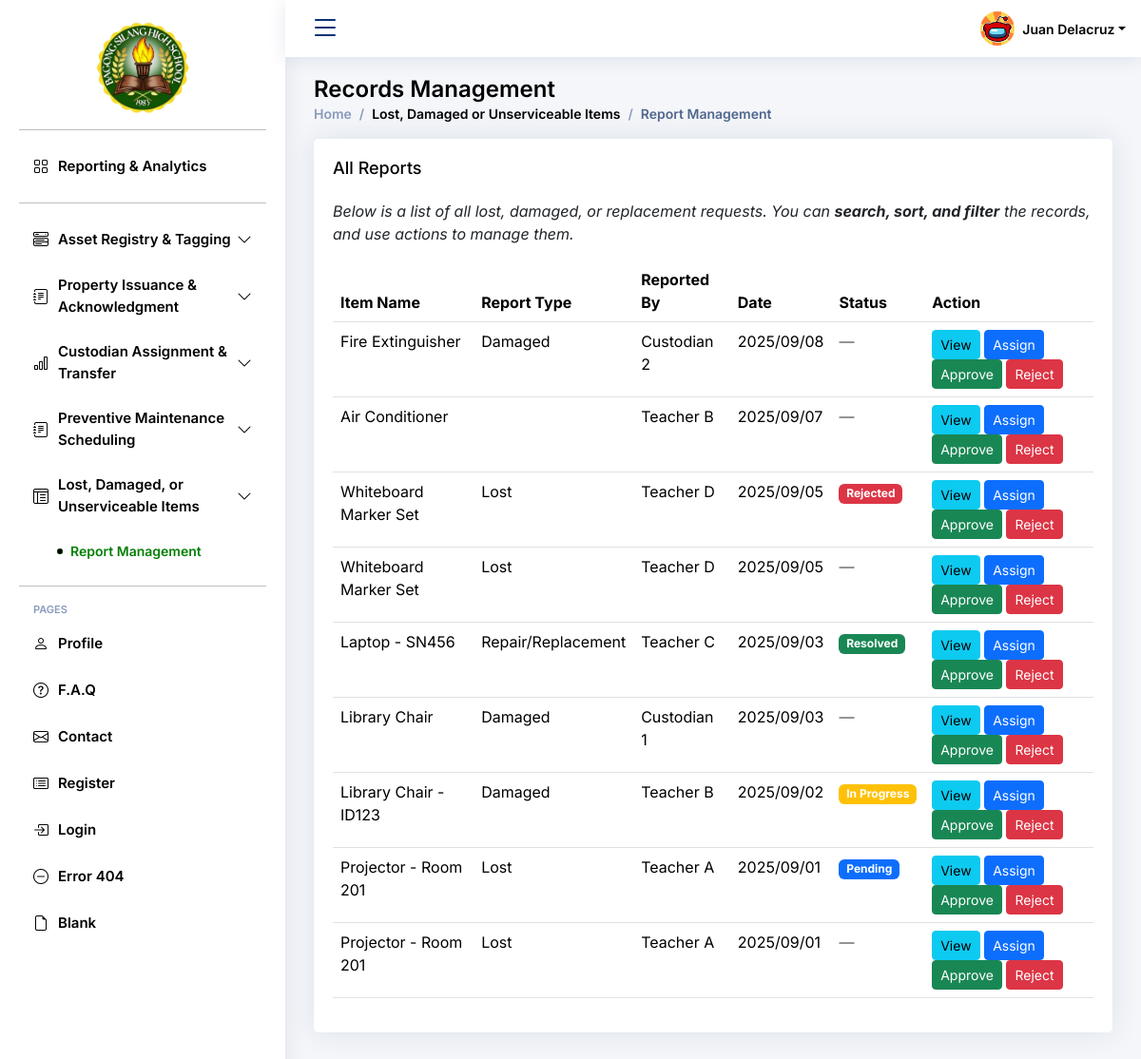
The page /asset_reporting_module/reporting_management.php on the database its author committed.
### tables this page shows
CREATE TABLE `bcp_sms4_reports` (
  `id` int(11) NOT NULL,
  `asset` varchar(255) NOT NULL,
  `report_type` enum('Lost','Damaged','Repair/Replacement') NOT NULL,
  `reported_by` varchar(100) NOT NULL,
  `date_reported` date NOT NULL,
  `status` enum('Pending','In Progress','Resolved','Rejected') DEFAULT 'Pending',
  `description` text DEFAULT NULL,
  `evidence` varchar(255) DEFAULT NULL
);

### asset_reporting_module/fetch_reports.php (called while the page is built)
<?php
$host = 'localhost';
$dbname = 'bcp_sms4_pcm';
$username = 'root';
$password = '';
try {
    $pdo = new PDO("mysql:host=$host;dbname=$dbname", $username, $password);
    $pdo->setAttribute(PDO::ATTR_ERRMODE, PDO::ERRMODE_EXCEPTION);
    $stmt = $pdo->query("SELECT id, asset, report_type, reported_by, date_reported, status FROM bcp_sms4_reports ORDER BY date_reported DESC");
    $reports = $stmt->fetchAll(PDO::FETCH_ASSOC);
} catch(PDOException $e) {
    echo "Connection failed: " . $e->getMessage();
    $reports = [];
}
?>

### asset_reporting_module/reporting_management.php (the view, shortened to what this page needs)
<!DOCTYPE html>
<html lang="en">
<head>
  <link href="../assets/vendor/bootstrap/css/bootstrap.min.css" rel="stylesheet">
  <link href="../assets/vendor/bootstrap-icons/bootstrap-icons.css" rel="stylesheet">
  <link href="../assets/vendor/boxicons/css/boxicons.min.css" rel="stylesheet">
  <link href="../assets/vendor/quill/quill.snow.css" rel="stylesheet">
  <link href="../assets/vendor/quill/quill.bubble.css" rel="stylesheet">
  <link href="../assets/vendor/remixicon/remixicon.css" rel="stylesheet">
  <link href="../assets/vendor/simple-datatables/style.css" rel="stylesheet">
  <link href="../assets/css/style.css" rel="stylesheet">
  <link href="../assets/css/schedule_maintenance.css" rel="stylesheet">
</head>
<body>
  <header id="header" class="header fixed-top d-flex align-items-center">
    <div class="d-flex align-items-center justify-content-between">
      <i class="bi bi-list toggle-sidebar-btn"></i>
    </div>
    <nav class="header-nav ms-auto">
      <ul class="d-flex align-items-center">
        <li class="nav-item dropdown pe-3">
          <a class="nav-link nav-profile d-flex align-items-center pe-0" href="#" data-bs-toggle="dropdown">
            <img src="../assets/img/default_profile.png" alt="Profile" class="rounded-circle">
            <span class="d-none d-md-block dropdown-toggle ps-2">Juan Delacruz</span>
          </a>
        </li>
      </ul>
    </nav>
  </header>
  <aside id="sidebar" class="sidebar">
    <ul class="sidebar-nav" id="sidebar-nav">
        <div class="flex items-center justify-center w-full h-16 bg-transparent">
            <img src="../assets/img/bagong_silang_logo.png"
                alt="Logo"
                style="width: 120px; height: auto; margin: 0 auto; display: block;">
        </div>
    <hr class="sidebar-divider">
      <li class="nav-item">
        <a class="nav-link " href="../dashboard.php">
          <i class="bi bi-grid"></i>
          <span>Reporting & Analytics</span>
        </a>
      </li>
      <hr class="sidebar-divider">
      <li class="nav-item">
        <a class="nav-link collapsed" data-bs-target="#components-nav" data-bs-toggle="collapse" href="#">
          <i class="bi bi-menu-button-wide"></i><span>Asset Registry & Tagging </span><i class="bi bi-chevron-down ms-auto"></i>
        </a>
      </li>
      <li class="nav-item">
        <a class="nav-link collapsed" data-bs-target="#forms-nav" data-bs-toggle="collapse" href="#">
          <i class="bi bi-journal-text"></i><span>Property Issuance & Acknowledgment</span><i class="bi bi-chevron-down ms-auto"></i>
        </a>
      </li>
      <li class="nav-item">
        <a class="nav-link collapsed" data-bs-target="#charts-nav" data-bs-toggle="collapse" href="#">
          <i class="bi bi-bar-chart"></i><span>Custodian Assignment & Transfer</span><i class="bi bi-chevron-down ms-auto"></i>
        </a>
      </li>
      <li class="nav-item">
        <a class="nav-link collapsed" data-bs-target="#icons-nav" data-bs-toggle="collapse" href="#">
          <i class="bi bi-journal-text"></i><span>Preventive Maintenance Scheduling </span><i class="bi bi-chevron-down ms-auto"></i>
        </a>
      </li>
        <li class="nav-item">
        <a class="nav-link collapsed" data-bs-target="#tables-nav" data-bs-toggle="collapse" href="#">
          <i class="bi bi-layout-text-window-reverse"></i><span>Lost, Damaged, or Unserviceable Items</span><i class="bi bi-chevron-down ms-auto"></i>
        </a>
        <ul id="tables-nav" class="nav-content collapse show" data-bs-parent="#sidebar-nav">
          <li>
            <a href="reporting_management.php" class="active">
              <i class="bi bi-circle"></i><span>Report Management</span>
            </a>
          </li>
        </ul>
      </li>
      <hr class="sidebar-divider">
      <li class="nav-heading">Pages</li>
      <li class="nav-item">
        <a class="nav-link collapsed" href="users-profile.html">
          <i class="bi bi-person"></i>
          <span>Profile</span>
        </a>
      </li>
      <li class="nav-item">
        <a class="nav-link collapsed" href="pages-faq.html">
          <i class="bi bi-question-circle"></i>
          <span>F.A.Q</span>
        </a>
      </li>
      <li class="nav-item">
        <a class="nav-link collapsed" href="pages-contact.html">
          <i class="bi bi-envelope"></i>
          <span>Contact</span>
        </a>
      </li>
      <li class="nav-item">
        <a class="nav-link collapsed" href="pages-register.html">
          <i class="bi bi-card-list"></i>
          <span>Register</span>
        </a>
      </li>
      <li class="nav-item">
        <a class="nav-link collapsed" href="pages-login.html">
          <i class="bi bi-box-arrow-in-right"></i>
          <span>Login</span>
        </a>
      </li>
      <li class="nav-item">
        <a class="nav-link collapsed" href="pages-error-404.html">
          <i class="bi bi-dash-circle"></i>
          <span>Error 404</span>
        </a>
      </li>
      <li class="nav-item">
        <a class="nav-link collapsed" href="pages-blank.html">
          <i class="bi bi-file-earmark"></i>
          <span>Blank</span>
        </a>
      </li>
    </ul>
  </aside>
  <main id="main" class="main">
    <div class="pagetitle">
      <h1>Records Management</h1>
      <nav>
        <ol class="breadcrumb">
          <li class="breadcrumb-item"><a href="dashboard.php">Home</a></li>
          <li class="breadcrumb-item">Lost, Damaged or Unserviceable Items</li>
          <li class="breadcrumb-item active">Report Management</li>
        </ol>
      </nav>
    </div>
            <?php include 'fetch_reports.php'; ?>
            <section class="section">
            <div class="row">
                <div class="col-lg-12">
                <div class="card">
                    <div class="card-body">
                    <h5 class="card-title">All Reports</h5>
                    <p><em>Below is a list of all lost, damaged, or replacement requests. You can <b>search, sort, and filter</b> the records, and use actions to manage them.</em></p>
                    <table class="table datatable">
                        <thead>
                        <tr>
                            <th>Item Name</th>
                            <th>Report Type</th>
                            <th>Reported By</th>
                            <th>Date</th>
                            <th>Status</th>
                            <th>Action</th>
                        </tr>
                        </thead>
                        <tbody>
                        <?php foreach ($reports as $report): ?>
                        <tr>
                            <td><?= htmlspecialchars($report['asset']); ?></td>
                            <td><?= htmlspecialchars($report['report_type']); ?></td>
                            <td><?= htmlspecialchars($report['reported_by']); ?></td>
                            <td><?= date('Y/m/d', strtotime($report['date_reported'])); ?></td>
                                <td>
                                    <?php if (!empty($report['status'])): ?>
                                        <?php
                                        $statusClass = match($report['status']) {
                                            'Resolved'    => 'badge bg-success',
                                            'In Progress' => 'badge bg-warning',
                                            'Pending'     => 'badge bg-primary',
                                            'Rejected'    => 'badge bg-danger',
                                            default       => 'badge bg-secondary'
                                        };
                                        ?>
                                        <span class="<?= $statusClass; ?>"><?= htmlspecialchars($report['status']); ?></span>
                                    <?php else: ?>
                                        <span class="text-muted">—</span>
                                    <?php endif; ?>
                                </td>
                            <td>
                            <button class="btn btn-sm btn-info view-btn" data-id="<?= $report['id']; ?>">View</button>
                            <button class="btn btn-sm btn-primary">Assign</button>
                            <button class="btn btn-sm btn-success">Approve</button>
                            <button class="btn btn-sm btn-danger">Reject</button>
                            </td>
                        </tr>
                        <?php endforeach; ?>
                        </tbody>
                    </table>
                    </div>
                </div>
                </div>
            </div>
            </section>
  </main>
  </body>
</html>

### assets/css/style.css (style rules this page uses)
:root { scroll-behavior: smooth; }
body { font-family: "Inter", sans-serif; background: #f6f9ff; color: #444444; }
a { color: #4154f1; text-decoration: none; }
h1, h2, h3, h4, h5, h6 { font-family: "Inter", sans-serif; }
#main { margin-top: 60px; padding: 20px 30px; transition: all 0.3s; }
.pagetitle { margin-bottom: 10px; }
.pagetitle h1 { font-size: 24px; margin-bottom: 0; font-weight: 600; color: #000000; }
.card { margin-bottom: 30px; border: none; border-radius: 5px; box-shadow: 0px 0 30px rgba(1, 41, 112, 0.1); }
.card-title { padding: 20px 0 15px 0; font-size: 18px; font-weight: 500; color: #000000; font-family: "Inter", sans-serif; }
.card-body { padding: 0 20px 20px 20px; }
.breadcrumb { font-size: 14px; font-family: "Inter", sans-serif; color: #000000; font-weight: 600; }
.breadcrumb a { color: #899bbd; transition: 0.3s; }
.breadcrumb .breadcrumb-item::before { color: #899bbd; }
.breadcrumb .active { color: #51678f; font-weight: 600; }
.header { transition: all 0.3s; z-index: 997; height: 60px; box-shadow: 0px 2px 20px rgba(1, 41, 112, 0.1); background-color: #fff; padding-left: 1rem; position: fixed; top: 0; left: 0; right: 0; }
.header .toggle-sidebar-btn { font-size: 32px; padding-left: 10px; cursor: pointer; color: #012970; }
.header-nav ul { list-style: none; }
.header-nav>ul { margin: 0; padding: 0; }
.header-nav .nav-profile { color: #000000; }
.header-nav .nav-profile img { max-height: 36px; }
.header-nav .nav-profile span { font-size: 14px; font-weight: 600; }
.sidebar { position: fixed; top: 0; left: 0; bottom: 0; width: 300px; z-index: 996; transition: all 0.3s; padding: 20px; overflow-y: auto; scrollbar-width: thin; scrollbar-color: #aab7cf transparent; box-shadow: 0px 0px 20px rgba(1, 41, 112, 0.1); background-color: #ffffff; }
.sidebar hr.sidebar-divider { border-top: 1px solid #000000; }
@media (min-width: 1200px) { #main, #footer, #header { margin-left: 300px; } }
.sidebar-nav { padding: 0; margin: 0; list-style: none; }
.sidebar-nav li { padding: 0; margin: 0; list-style: none; }
.sidebar-nav .nav-item { margin-bottom: 5px; }
.sidebar-nav .nav-heading { font-size: 11px; text-transform: uppercase; color: #899bbd; font-weight: 600; margin: 10px 0 5px 15px; }
.sidebar-nav .nav-link { display: flex; align-items: center; font-size: 15px; font-weight: 600; color: #000000; transition: 0.3; background: #ffffff; padding: 10px 15px; border-radius: 4px; }
.sidebar-nav .nav-link i { font-size: 16px; margin-right: 10px; color: #000000; }
.sidebar-nav .nav-link.collapsed { color: #000000; background: #ffffff; }
.sidebar-nav .nav-link.collapsed i { color: #000000; }
.sidebar-nav .nav-link .bi-chevron-down { margin-right: 0; transition: transform 0.3s ease-in-out; }
.sidebar-nav .nav-content { padding: 5px 0 0 0; margin: 0; list-style: none; }
.sidebar-nav .nav-content a { display: flex; align-items: center; font-size: 14px; font-weight: 600; color: #000000; transition: 0.3; padding: 10px 0 10px 40px; transition: 0.3s; }
.sidebar-nav .nav-content a i { font-size: 6px; margin-right: 8px; line-height: 0; border-radius: 50%; }
.sidebar-nav .nav-content a:hover, .sidebar-nav .nav-content a.active { color: #047f04; background: #ffffff; }
.sidebar-nav .nav-content a.active i { background-color: #000000; }

### assets/css/schedule_maintenance.css (style rules this page uses)
html, body { margin: 0; padding: 0; font-family: "Inter", sans-serif; background: #f4f6f9; }

### rows shown on the page
bcp_sms4_reports: asset "Fire Extinguisher", report_type "Damaged", reported_by "Custodian 2", date_reported "2025/09/08"
bcp_sms4_reports: asset "Air Conditioner", reported_by "Teacher B", date_reported "2025/09/07"
bcp_sms4_reports: asset "Whiteboard Marker Set", report_type "Lost", reported_by "Teacher D", date_reported "2025/09/05", status "Rejected"
bcp_sms4_reports: asset "Whiteboard Marker Set", report_type "Lost", reported_by "Teacher D", date_reported "2025/09/05"
bcp_sms4_reports: asset "Laptop - SN456", report_type "Repair/Replacement", reported_by "Teacher C", date_reported "2025/09/03", status "Resolved"
bcp_sms4_reports: asset "Library Chair", report_type "Damaged", reported_by "Custodian 1", date_reported "2025/09/03"
bcp_sms4_reports: asset "Library Chair - ID123", report_type "Damaged", reported_by "Teacher B", date_reported "2025/09/02", status "In Progress"
bcp_sms4_reports: asset "Projector - Room 201", report_type "Lost", reported_by "Teacher A", date_reported "2025/09/01", status "Pending"
bcp_sms4_reports: asset "Projector - Room 201", report_type "Lost", reported_by "Teacher A", date_reported "2025/09/01"
